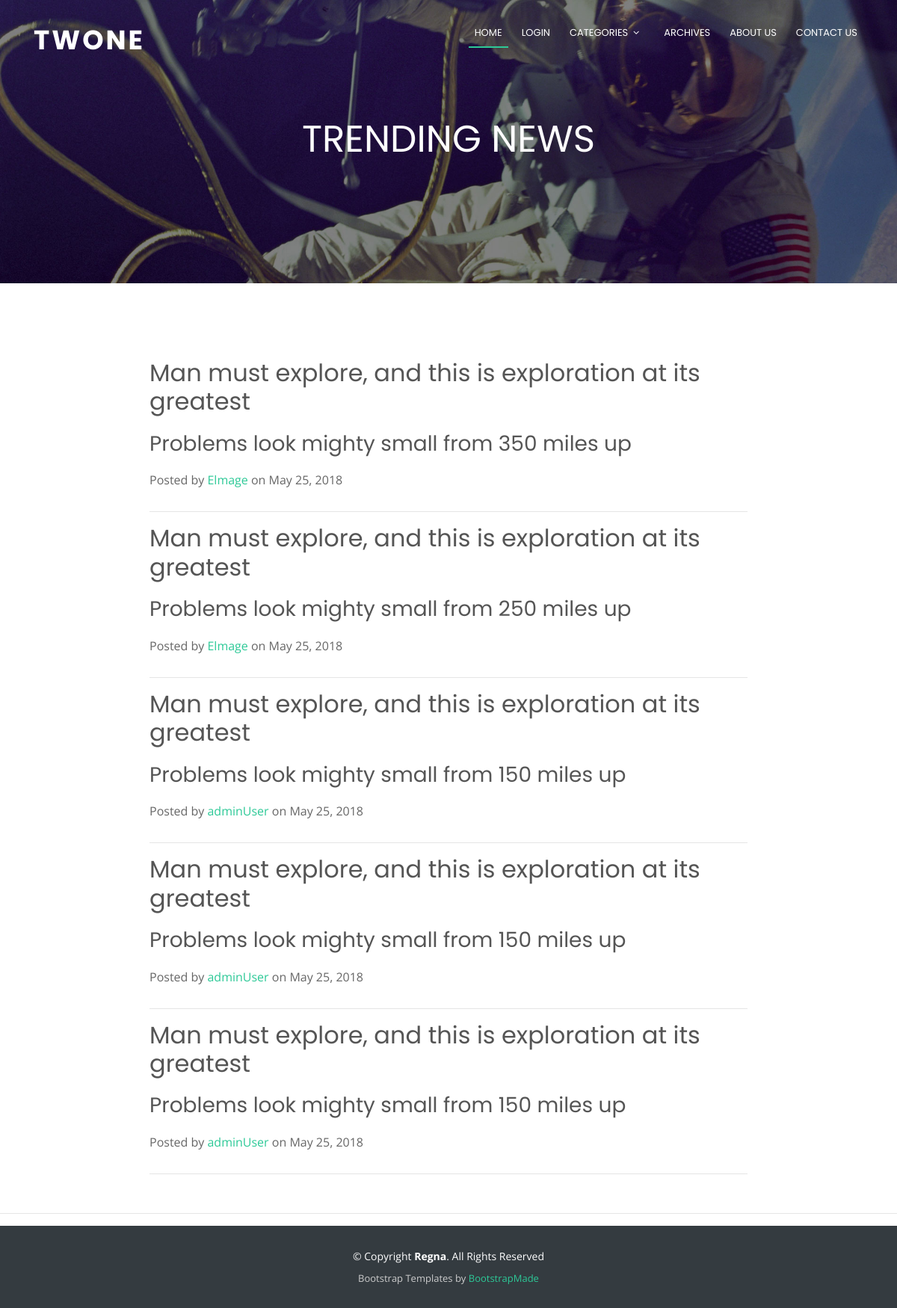
Screenshot of /blog.php with the database file from the repository.
### tables this page shows
CREATE TABLE `post` (
  `id` int(10) UNSIGNED NOT NULL,
  `creatorId` int(10) UNSIGNED NOT NULL,
  `title` varchar(100) NOT NULL,
  `subtitle` varchar(150) NOT NULL,
  `post_category` int(11) NOT NULL,
  `sub_category` int(11) NOT NULL,
  `content` text NOT NULL,
  `isPublished` tinyint(1) NOT NULL,
  `isReviewed` tinyint(1) NOT NULL,
  `rating` int(11) NOT NULL,
  `dateUpdated` timestamp NOT NULL DEFAULT CURRENT_TIMESTAMP ON UPDATE CURRENT_TIMESTAMP,
  `dateAdded` timestamp NOT NULL DEFAULT CURRENT_TIMESTAMP
);

CREATE TABLE `users` (
  `id` int(10) UNSIGNED NOT NULL,
  `userType` enum('public','author','editor','admin','superAdmin') DEFAULT NULL,
  `username` varchar(30) NOT NULL,
  `first_name` varchar(40) NOT NULL,
  `last_name` varchar(40) NOT NULL,
  `publish_name` varchar(100) NOT NULL,
  `email` varchar(40) NOT NULL,
  `bio` text NOT NULL,
  `avatar` varchar(255) NOT NULL,
  `password` char(255) NOT NULL,
  `salt` varchar(255) NOT NULL,
  `dateAdded` timestamp NOT NULL DEFAULT CURRENT_TIMESTAMP
);

### blog.php (called while the page is built, shortened)
<?php
$user = new User();
$pageTitle = 'TWONE Blog';
include_once('includes/header.inc.php');
require_once('views/blog_home.php');
include_once('includes/footer.inc.php');
?>

### classes/Config.php (called while the page is built)
<?php
class Config {
	public static function get($path = null) {
		if ($path) {
			$config = $GLOBALS['config'];
			$path = explode('/', $path);
			foreach ($path as $bit) {
				if (isset($config[$bit])) {
					$config = $config[$bit];
				}
			}
			return $config;
		}
		return false;
	}
}
?>

### classes/DB.php (called while the page is built, shortened)
<?php
class DB {
	private static $_instance = null;
	private $_pdo,
			$_query,
			$_error = false,
			$_results,
			$_count = 0;
	private function __construct() {
		try {
			$this->_pdo = new PDO('mysql:host='. Config::get('mysql/host') . ';dbname='. Config::get('mysql/db'), Config::get('mysql/username'), Config::get('mysql/password'));
		} catch(PDOException $e) {
			die($e->getMessage());
		}
	}
	public static function getInstance() {
		if (!isset(self::$_instance)) {
			self::$_instance = new DB();
		}
		return self::$_instance;
	}
	public function query($sql, $params = array()) {
		$this->_error = false;
		if ($this->_query = $this->_pdo->prepare($sql)) {
			$x = 1;
			if (count($params)) {
				foreach ($params as $param) {
					$this->_query->bindValue($x, $param);
					$x++;
				}
			}
			if ($this->_query->execute()) {
				$this->_results = $this->_query->fetchAll(PDO::FETCH_OBJ);
				$this->_count = $this->_query->rowCount();
			} else {
				$this->_error = true;
			}
		}
		return $this;
	}
	public function action($action, $table, $where = array(), $orderby = null) {
		if (count($where) === 3) {
			$operators = array('=', '>', '<', '>=', '<=');
			$field    = $where[0];
			$operator = $where[1];
			$value    = $where[2];
			if (empty($orderby) && in_array($operator, $operators)) {
				$sql = "{$action} FROM {$table} WHERE {$field} {$operator} ?";
				if (!$this->query($sql, array($value))->error()) {
					return $this;
				}
			}
		}
		return false;
	}
	public function get($table, $where, $orderby = null) {
		if (!empty($orderby)) {
			return $this->action('SELECT *', $table, $where, $orderby);
		} else {
			return $this->action('SELECT *', $table, $where);
		}
	}
	public function results() {
		return $this->_results;
	}
	public function error() {
		return $this->_error;
	}
	public function count() {
		return $this->_count;
	}
}
?>

### classes/User.php (called while the page is built, shortened)
<?php
class User {
	private $_db;
	private $_data;
	private $_isLoggedIn = false;
	function __construct($user = null) {
		$this->_db = DB::getInstance();
		$this->_sessionName = Config::get('session/session_name');
	}
	public function find($user = null) {
		if ($user) {
			$field = (is_numeric($user)) ? 'id' : 'username';
			$data = $this->_db->get('users', array($field, '=', $user));
			if ($data->count()) {
				$this->_data = $data->first();
				return true;
			}
		}
		return false;
	}
	public function data() {
		return $this->_data;
	}
	public function isLoggedIn() {
		return $this->_isLoggedIn;
	}
}
?>

### classes/Session.php (called while the page is built, shortened)
<?php
class Session {
	public static function exists($name) {
		return (isset($_SESSION[$name])) ? true : false;
	}
}
?>

### classes/Page.php (called while the page is built, shortened)
<?php
class Page {
	private $_allPages = null;
	private $_postCount = null;
	public function __construct($page = null, $editMode = false) {
		if (is_null($page)) {
			$table = 'isPublished';
			$operator = '=';
			$page = 1;
		} elseif ($page === 'all') {
			$table = 'id';
			$operator = '>=';
			$page = 1;
		} else {
			$this->_pageId = (int) $page;
			$table = 'id';
			$operator = '=';
		}
		$this->_db = DB::getInstance();
		try {
			$pageData = $this->_db->get('post', array($table, $operator, $page));
			if ($table === 'isPublished' OR $operator === '>=') {
				$this->_allPages = $pageData->results();
				$this->_postCount = count($this->_allPages);
			} elseif ($table === 'id' && ($pageData->first()->isPublished == true OR $editMode === true)) {
				$this->_pageData = $pageData->first();
			}
		} catch (Exception $e) {
			echo $e->getMessage();
		}
	}
	public function getPostCount($filter = null, $countSelector = null) {
		return $this->_postCount;
	}
	public function getAllPages($filter = null, $filterSec = null) {
		return $this->_allPages;
	}
}
?>

### views/blog_home.php (the view, shortened to what this page needs)
<div class="container-fluid" id="blog-post">
    <div class="post-heading">
        <h1 class="main">Trending News</h1>
    </div>
</div>
<div class="container" id="blog-post-container">
	<div class="row">
		<div class="col-lg-8 col-lg-offset-2 col-md-10 col-md-offset-1">
		<?php
			try {
				$page = new Page();
				$postCount = $page->getPostCount();
				$latestPost = $postCount - 1;
				$pages = $page->getAllPages();
				for ($i=$latestPost; $i >= 0; $i--) {
				$author = clone $user;
				$author->find($pages[$i]->creatorId);
				?>
				<div class="post-preview">
		            <a href="page.php?id=<?php echo $pages[$i]->id; ?>">
		                <h2 class="post-title">
		                    <?php echo $pages[$i]->title; ?>
		                </h2>
		                <h3 class="post-subtitle">
		                    <?php echo $pages[$i]->subtitle; ?>
		                </h3>
		            </a>
		            <p class="post-meta">Posted by <a href="#"><?php echo $author->data()->username; ?></a> on <?php echo date("F d, Y", strtotime($pages[$i]->dateAdded)); ?></p>
		        </div>
		        <hr>
		    <?php
		    	if ($i == ($postCount - $limit)) {
                    break;
                }
				}
		    ?>
		</div>
	</div>
    <?php
	} catch (Exception $e) {
		echo $e->getMessage();
	}
    ?>
</div>
<hr class="last">

### includes/header.inc.php (shortened to what this page needs)
<!DOCTYPE html>
<html lang="en">
<head>
  <link href="lib/bootstrap/css/bootstrap.min.css" rel="stylesheet">
  <link href="lib/font-awesome/css/font-awesome.min.css" rel="stylesheet">
  <link href="lib/animate/animate.min.css" rel="stylesheet">
  <link href="lib/ionicons/css/ionicons.min.css" rel="stylesheet">
  <link href="css/style.css" rel="stylesheet">
  <link href="css/mystyle.css" rel="stylesheet">
</head>
<body>
  <header id="header">
    <div class="container">
      <div id="logo" class="pull-left">
        <h1><a href="index.php#hero">TWONE</a></h1>
      </div>
      <nav id="nav-menu-container">
        <ul class="nav-menu">
          <li class="menu-active"><a href="index.php#hero">Home</a></li>
          <?php if ($user->isLoggedIn() && $pageTitle != 'HOME') { echo '<li><a href="logout.php">Logout</a></li>'; } elseif(($pageTitle != 'HOME' OR empty($pageTitle))) { echo '<li><a href="login.php">Login</a></li>'; } ?>
          <?php
          if ($pageTitle != 'HOME') {
            ?>
              <li class="menu-has-children"><a href="">Categories</a>
              </li>
          <?php
        }
          ?>
          <?php if($pageTitle !== 'TWONE Blog') {echo "<li><a href=\"blog.php\">Blog</a></li>";}
            else{echo "<li><a href=\"archive.php\">Archives</a></li>";}?>
          <li><a href="index.php#about">About Us</a></li>
          <li><a href="index.php#contact">Contact Us</a></li>
        </ul>
      </nav>
    </div>
  </header>

### includes/footer.inc.php (shortened to what this page needs)
  <footer id="footer">
    <div class="container">
      <div class="copyright">
        &copy; Copyright <strong>Regna</strong>. All Rights Reserved
      </div>
      <div class="credits">
        Bootstrap Templates by <a href="https://bootstrapmade.com/">BootstrapMade</a>
      </div>
    </div>
  </footer>
</body>
</html>

### css/style.css (style rules this page uses)
body { background: #fff; color: #666666; font-family: "Open Sans", sans-serif; }
a { color: #2dc997; }
p { padding: 0; margin: 0 0 30px 0; }
h1, h2, h3, h4, h5, h6 { font-family: "Poppins", sans-serif; font-weight: 400; margin: 0 0 20px 0; padding: 0; }
#header { padding: 30px 0; height: 92px; position: fixed; left: 0; top: 0; right: 0; transition: all 0.5s; z-index: 997; }
#header #logo { float: left; }
#header #logo h1 { font-size: 36px; margin: 0; padding: 6px 0; line-height: 1; font-family: "Poppins", sans-serif; font-weight: 700; letter-spacing: 3px; text-transform: uppercase; }
#header #logo h1 a, #header #logo h1 a:hover { color: #fff; }
.nav-menu, .nav-menu * { margin: 0; padding: 0; list-style: none; }
.nav-menu li { position: relative; white-space: nowrap; }
.nav-menu > li { float: left; }
.sf-arrows .sf-with-ul { padding-right: 30px; }
.sf-arrows .sf-with-ul:after { content: "\f107"; position: absolute; right: 15px; font-family: FontAwesome; font-style: normal; font-weight: normal; }
#nav-menu-container { float: right; margin: 0; }
.nav-menu a { padding: 0 8px 10px 8px; text-decoration: none; display: inline-block; color: #fff; font-family: "Poppins", sans-serif; font-weight: 400; text-transform: uppercase; font-size: 13px; outline: none; }
.nav-menu > li { margin-left: 10px; }
.nav-menu > li > a:before { content: ""; position: absolute; width: 100%; height: 2px; bottom: 0; left: 0; background-color: #2dc997; visibility: hidden; -webkit-transform: scaleX(0); transform: scaleX(0); -webkit-transition: all 0.3s ease-in-out 0s; transition: all 0.3s ease-in-out 0s; }
.nav-menu a:hover:before, .nav-menu li:hover > a:before, .nav-menu .menu-active > a:before { visibility: visible; -webkit-transform: scaleX(1); transform: scaleX(1); }
#mobile-nav { position: fixed; top: 0; padding-top: 18px; bottom: 0; z-index: 998; background: rgba(52, 59, 64, 0.9); left: -260px; width: 260px; overflow-y: auto; transition: 0.4s; }
#mobile-nav ul { padding: 0; margin: 0; list-style: none; }
#mobile-nav ul li { position: relative; }
#mobile-nav ul li a { color: #fff; font-size: 16px; overflow: hidden; padding: 10px 22px 10px 15px; position: relative; text-decoration: none; width: 100%; display: block; outline: none; }
#footer { background: #343b40; padding: 30px 0; color: #fff; font-size: 14px; }
#footer .copyright { text-align: center; }
#footer .credits { padding-top: 10px; text-align: center; font-size: 13px; color: #ccc; }

### css/mystyle.css (style rules this page uses)
#blog-post { background-image: url(../img/blog/post-bg.jpg); background-size: 100%; background-repeat: no-repeat; background-position: right top; height: 400px; padding-top: 13%; }
#blog-post-container { width: 1000px; padding-left: 100px; padding-top: 80px; padding-bottom: 20px; }
.post-title, .post-subtitle { color: #555; }
#blog-post-container .post-preview { width: 800px; }
#blog-post-container hr { width: 800px; }
.post-heading { width: 60%; margin: auto; color: #fdfdfd; }
.post-heading .main { text-transform: uppercase; text-align: center; font-size: 50px; }
.last { width: 100%; }

### rows the page displays
post: title "Man must explore, and this is exploration at its greatest", subtitle "Problems look mighty small from 350 miles up", users.username "Elmage", dateAdded "May 25, 2018"
post: title "Man must explore, and this is exploration at its greatest", subtitle "Problems look mighty small from 250 miles up", users.username "Elmage", dateAdded "May 25, 2018"
post: title "Man must explore, and this is exploration at its greatest", subtitle "Problems look mighty small from 150 miles up", users.username "adminUser", dateAdded "May 25, 2018"
post: title "Man must explore, and this is exploration at its greatest", subtitle "Problems look mighty small from 150 miles up", users.username "adminUser", dateAdded "May 25, 2018"
post: title "Man must explore, and this is exploration at its greatest", subtitle "Problems look mighty small from 150 miles up", users.username "adminUser", dateAdded "May 25, 2018"
